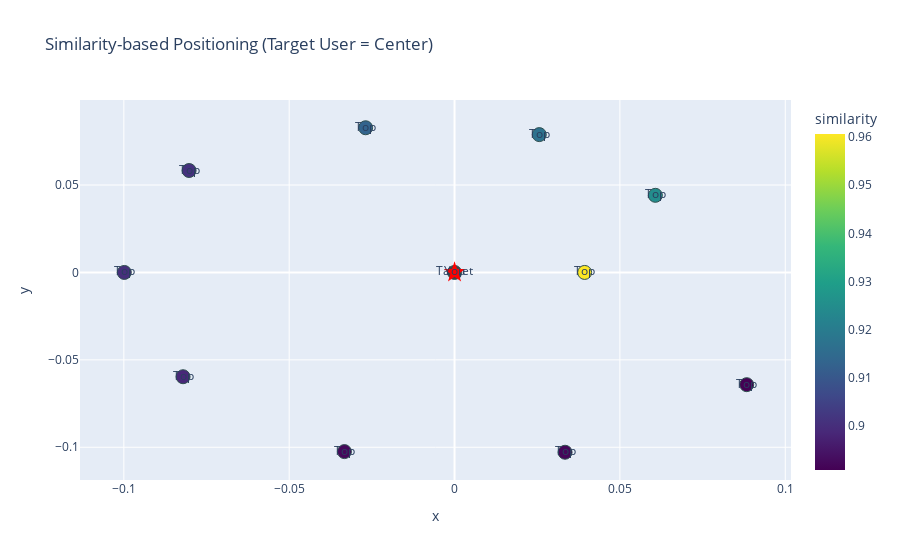

This figure's notebook cell:
### Markdown cell above
### Plotly로 시각화
- 기준 유저와 유사한 Top 유저들을 2D 공간에 배치하고    
   유사도, KDA, CS/분 등의 정보를 마우스만으로 직관적으로 파악
- 색상, 크기, 마커, 텍스트 등 시각 정보를 다차원적으로 표현

### Code cell
# 기준 유저 따로 빨간 점으로 표시
import plotly.express as px
import plotly.graph_objects as go
import plotly.express as px

# Plotly용 데이터 준비
fig = px.scatter(
    plot_df,
    x="x", y="y",
    color="similarity",
    # 마우스를 올리면 나오는 정보
    hover_data=["puuid", "KDA", "cs_per_min", "gold_per_min", "similarity"],
    text="label",
    color_continuous_scale="Viridis",
    title="Similarity-based Positioning (Target User = Center)"
)

# 기준 유저 강조 (색 없음, hover로만 표시됨)
fig.update_traces(marker=dict(size=14, line=dict(width=1, color='DarkSlateGrey')))


target_trace = px.scatter(
    target_user_df,
    x="x", y="y",
    hover_data=["KDA", "cs_per_min", "gold_per_min"],
    text=["You"],
)

target_trace.update_traces(marker=dict(size=16, color='red', symbol='star'))
fig.add_trace(target_trace.data[0])

### Figure 1 — Plotly figure (JSON) as saved in the notebook; plotly's stock layout.template omitted (floating-point values rounded to 4 significant figures)
{"data": [{"customdata": [["N8s2Toz0lAW-qfSH3A0NufmmkZeVXQoqKYMDedmESurz6nYyw9a3mZJrv86FWwJhfrJvzm86fh6nqQ", 3.333, 8.575, 517.6, 0.9607], ["JkAtetPeV8eLH-GNF14_7Z96cIMbONg0x-7yil5ZrhqURu1J2aBCvTE4mgKK54Top4cV2_ZyomqDtA", 5.167, 8.571, 519.1, 0.9249], ["_v3N7CJjg-9RvLsJjD-ciWb4ZtXdigRT2miD8SYenA7wnKNRaDu_8xnSAVAuM9SY0llbH5twTXb76Q", 3.667, 6.633, 471.3, 0.9171], ["0S7Qb-aNl4ZarGy2KldZFAAN4qum5qqCeGLJDv4vUn-d2VKjpeLmXgJMGSW8uzUWwxi38XE1rpw4dg", 10, 6.606, 591.5, 0.913], ["znTmuVKGw2_g_dApzVG2sId1sO0scMTJeeXryiMC-uNysp_6Ns5tyDd7l-JtypWk1NRIMOAmE6sHKw", 1.6, 8.204, 472.2, 0.9008], ["EVMY5lU8NxM93WsfJe1FH5irgp_daSX36OzDqSLmhoycEuynfYSCGtOHwsajrnAitJgUjNsCoGcCQw", 3.4, 8.544, 474.7, 0.9001], ["BMLYrja7g84tXOAYN6an9UVxswRCySLhffkA_x8VKlFi-sx5fQXjSYPTsam2OaaXA984lzrj8IySTA", 3.75, 7.967, 496.7, 0.8985], ["mkuS-q15u1Xgel-8i20FgzR0qO16_5dV3IdJOiu6rGtQIm6l0Of_YfL2QTsHrBY3mqOw2AwMpku6NA", 4.4, 8.687, 496.3, 0.8922], ["7UDpSRt0mNr-aRORdAY9-LXLEexD2goynSIcH63l2jRdYgMp2dtNJYa7uONaudzREUYs8X0D0FodYQ", 7.25, 7.297, 525.8, 0.8919], ["Tjx_NecuU07AaxNwLyhT7sOX6kYjLTtSnwteY6g_jrpeya-jSiK9xQEl3BnboE4UCMdGJtU_4gJSpw", 3.167, 9.752, 526.0, 0.8908], ["1nry226Ys8jmA4IrYNRAqBOLA09dO_oisz6Din8AyUOowu80Mp3ggYKg3moP6BbiDD8d8fw9t-3IVw", 5.5, 7.942, 477.0, null]], "hovertemplate": "x=%{x}<br>y=%{y}<br>label=%{text}<br>puuid=%{customdata[0]}<br>KDA=%{customdata[1]}<br>cs_per_min=%{customdata[2]}<br>gold_per_min=%{customdata[3]}<br>similarity=%{marker.color}<extra></extra>", "legendgroup": "", "marker": {"color": [0.9607, 0.9249, 0.9171, 0.913, 0.9008, 0.9001, 0.8985, 0.8922, 0.8919, 0.8908, null], "coloraxis": "coloraxis", "line": {"color": "DarkSlateGrey", "width": 1}, "size": 14, "symbol": "circle"}, "mode": "markers+text", "name": "", "orientation": "v", "showlegend": false, "text": ["Top", "Top", "Top", "Top", "Top", "Top", "Top", "Top", "Top", "Top", "Target"], "type": "scatter", "x": [0.03934, 0.06072, 0.02562, -0.02689, -0.08027, -0.09986, -0.0821, -0.0333, 0.03342, 0.08834, 0], "xaxis": "x", "y": [0, 0.04412, 0.07884, 0.08277, 0.05832, 1.223e-17, -0.05965, -0.1025, -0.1028, -0.06418, 0], "yaxis": "y"}, {"customdata": [[5.5, 7.942, 477.0]], "hovertemplate": "x=%{x}<br>y=%{y}<br>text=%{text}<br>KDA=%{customdata[0]}<br>cs_per_min=%{customdata[1]}<br>gold_per_min=%{customdata[2]}<extra></extra>", "legendgroup": "", "marker": {"color": "red", "size": 16, "symbol": "star"}, "mode": "markers+text", "name": "", "orientation": "v", "showlegend": false, "text": ["You"], "type": "scatter", "x": [0], "xaxis": "x", "y": [0], "yaxis": "y"}], "layout": {"coloraxis": {"colorbar": {"title": {"text": "similarity"}}, "colorscale": [[0, "#440154"], [0.1111, "#482878"], [0.2222, "#3e4989"], [0.3333, "#31688e"], [0.4444, "#26828e"], [0.5556, "#1f9e89"], [0.6667, "#35b779"], [0.7778, "#6ece58"], [0.8889, "#b5de2b"], [1, "#fde725"]]}, "legend": {"tracegroupgap": 0}, "title": {"text": "Similarity-based Positioning (Target User = Center)"}, "xaxis": {"anchor": "y", "domain": [0, 1], "title": {"text": "x"}}, "yaxis": {"anchor": "x", "domain": [0, 1], "title": {"text": "y"}}}}
